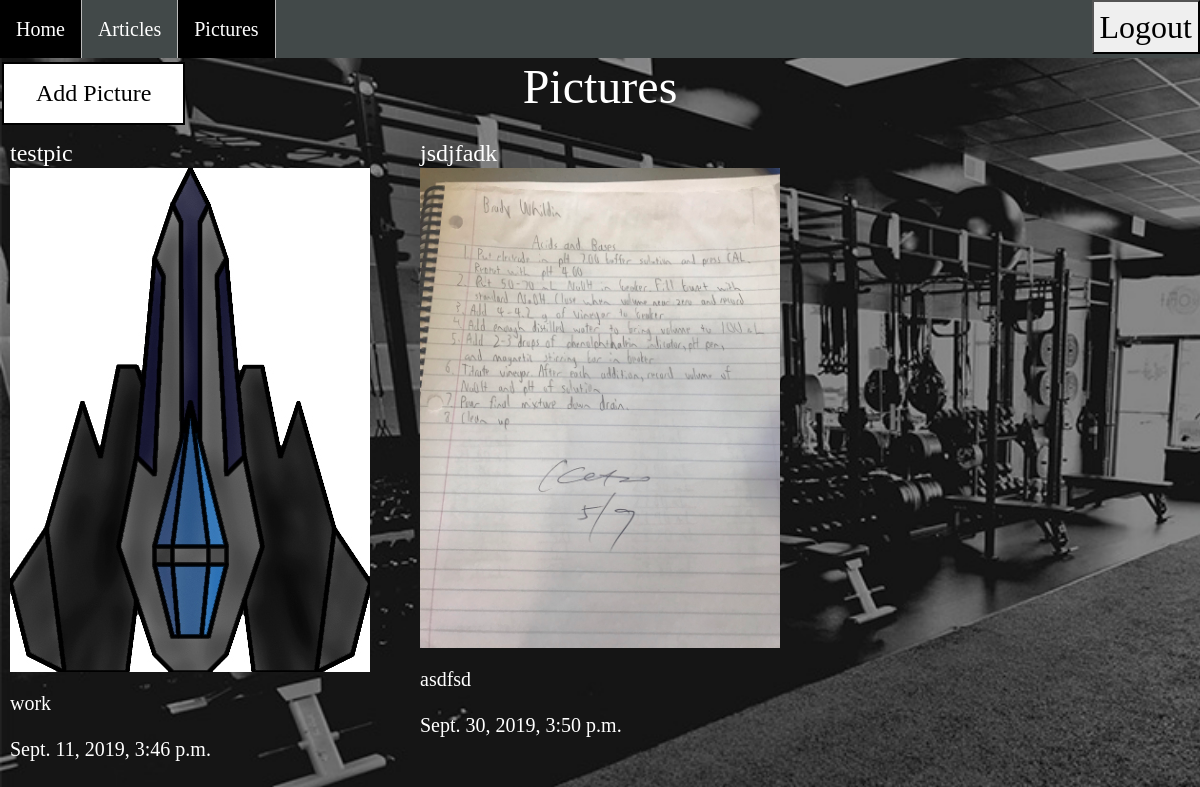
The app's page /fitnesstracker/ (signed in), older data.
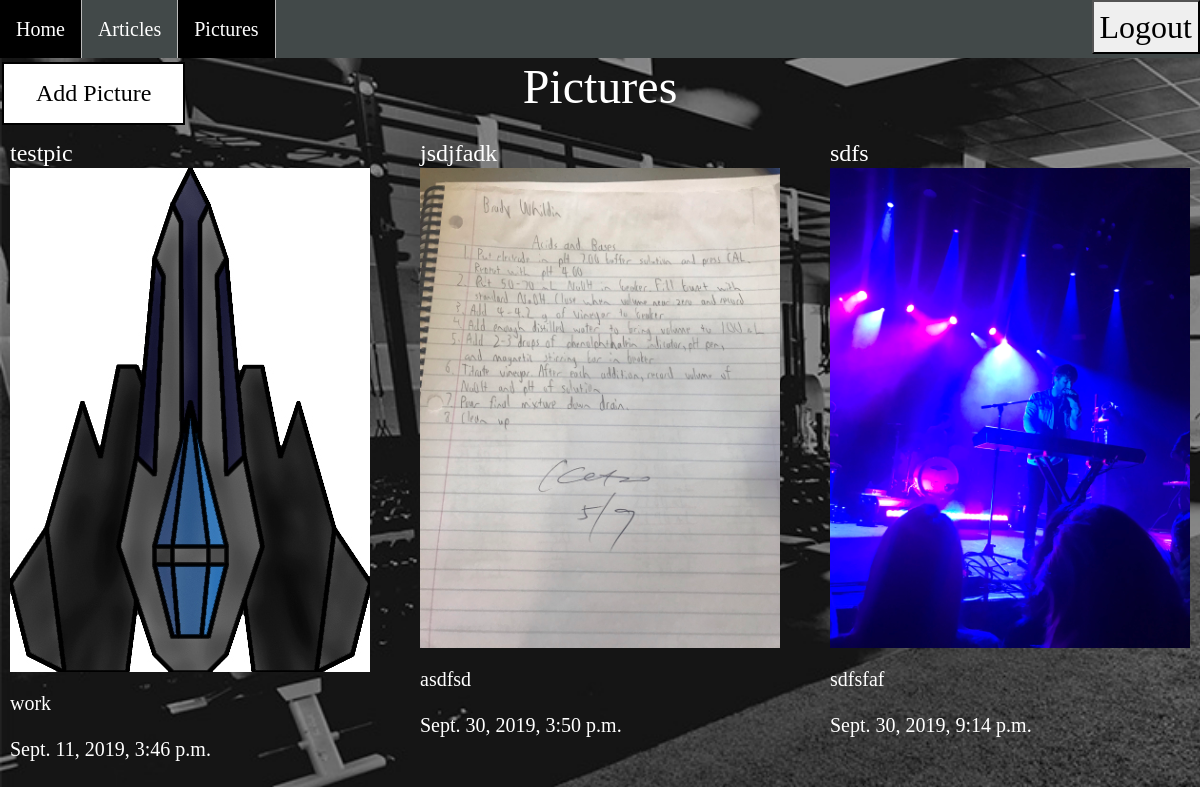
The same page, newer data.
### fitnesstracker/models.py (models this page shows, shortened)
class FitnessPic(models.Model):
    title = models.CharField(max_length = 15)
    slug = models.SlugField()
    body = models.TextField()
    date = models.DateTimeField(auto_now_add = True)
    thumb = models.ImageField(default='default.png', blank=True)
    author = models.ForeignKey(User, default=None, on_delete=CASCADE)

### fitnesstracker/views.py (the view)
def fitnesstracker_data(request):
    fitnesspic = FitnessPic.objects.all().order_by("date")
    return render(request, 'fitnesstracker/fitnesstracker_data.html', {'fitnesspic': fitnesspic})

### fitnesstracker/templates/fitnesstracker/fitnesstracker_data.html (shortened to what this page needs)
{% extends 'base_layouts.html' %}
{% block content %}
<ul>
    <li><a href="{% url 'homepage' %}">Home</a></li>
    <li><a href="{% url 'articles:list' %}">Articles</a></li>
    <li><a href="{% url 'fitnesspics:data' %}" class="selected">Pictures</a></li>
    <li style="float:right">
        {% if user.is_authenticated %}
            <form action="{% url 'accounts:logout' %}" method = 'post'>
                <button class='logoutButton' type="submit">Logout</button>
            </form>
        {% else %}
            <a href="{% url 'logInCreateAccount' %}">Log In/Create Account</a>
        {% endif %}
    </li>
</ul>
<head>
</head>
<body>
    <div class="header">
        {% if user.is_authenticated %}
            <a href="{% url 'fitnesspics:create' %}">
            <h1><button class="button">Add Picture</button></h1>
            </a>
        {% else %}
            <h1 class="logInCreate">Log in or create account to add pictures.</h1>
        {% endif %}
        <h2 align="center" size="40"><font size="40">Pictures</font></h2>
        <h3></h3>
    </div>
    <div class='pics'>
        {% for fitnesspic in fitnesspic %}
            {% if fitnesspic.author == request.user %}
                <div class='pic'>
                    <h4>{{ fitnesspic.title }}</h4>
                    <p><img height = 100% width = 100%  src="{{ fitnesspic.thumb.url }}" /></p>
                    <p>{{ fitnesspic.body }}</p>
                    <p>{{ fitnesspic.date }}</p>
                </div>
            {% endif %}
        {% endfor %}
    </div>
</body>
{% endblock %}

### templates/base_layouts.html (shortened to what this page needs)
<!DOCTYPE html>
<html lang="en" dir="ltr">
<head>
<link rel="stylesheet" href="https://stackpath.bootstrapcdn.com/bootstrap/4.1.2/css/bootstrap.min.css">
</head>
<body>
    {% block content %}{% endblock %}
</body>
</html>

### templates/base_layouts.html (style rules this page uses)
ul { list-style-type: none; margin: 0; padding: 0; overflow: hidden; background-color: #424949; }
li { float: left; border-right:1px solid #bbb; }
li:last-child { border-right: none; }
li a { display: block; color: white; text-align: center; padding: 14px 16px; text-decoration: none; font-size: 20px; }
body { background-color: black; background-repeat: no-repeat; color: #fff; font-family: Ubuntu; background-attachment: fixed; background-size: cover; }
@media (min-width: 900px) { body { background-image: url(/static/HomeBackground.jpg) } }
.selected { background-color: black; }
.logoutButton { font-size: 32px }
a, a:hover, a:visited { color:#fff; text-decoration: none; }
h1,h2,h3,h4,h5 { font-weight:normal; margin: 0; }

### fitnesstracker/templates/fitnesstracker/fitnesstracker_data.html (style rules this page uses)
.pics { display: grid; grid-template-columns: 1fr 1fr 1fr; grid-gap: 30px; font-size: 20px; }
.pic { padding: 10px; position: relative; padding-bottom: 40px; }
.header { display: grid; grid-template-columns: 1fr 1fr 1fr; }
.button { background-color: white; border: 2px solid black; color: black; padding: 15px 32px; text-align: center; text-decoration: none; display: inline-block; font-family: verdana; font-size: 24px; margin: 4px 2px; cursor: pointer; }

Row changes from the older to the newer data that the page shows:
added FitnessPic: title "sdfs", thumb (picture), body "sdfsfaf", date "Sept. 30, 2019, 9:14 p.m."
